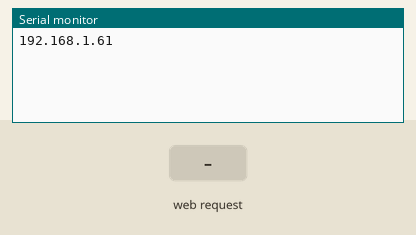
Recording of a sketch running on a simulated Arduino Uno, built with avr-gcc and run on an emulated ATmega328P. On the bench: the last lines printed to the serial monitor. Inputs (shaded band) come from the test bench. WiFi joins after 1.5 s; servers stay silent unless stated.

Above: at 1.2 s.
1.3 s: HTTP request GET /up received
At 2.5 s:
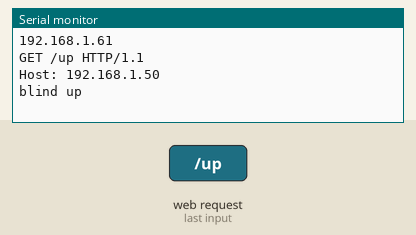
2.8 s: HTTP request GET /down received
At 4.1 s:
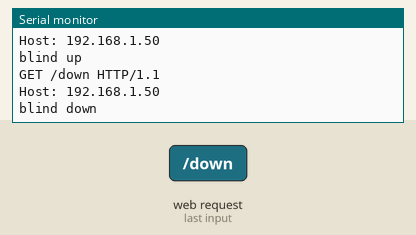

The sketch:

blindsServer.ino
```cpp
#include <SPI.h>
#include <Ethernet.h>

byte mac[] = { 0x90,0xA2,0xDA,0x0F,0x17,0x0E  }; //physical mac address
IPAddress ip(192,168,1,61); // ip in lan
//IPAddress gateway(192,168,1,1); // internet access via router
//IPAddress subnet(255,255,255,0); //subnet mask
EthernetServer server(80); //server port


void setup(){

  //pinMode(4, OUTPUT); //pin selected to control
  Ethernet.begin(mac, ip);
  server.begin();
  Serial.begin(9600);
   Serial.println(Ethernet.localIP());

}
//
void loop(){
  // check for serial input

  EthernetClient client = server.available();
  if (client) {
    while (client.connected()) {
      if (client.available()) {
        char c;
        String test=String("");
        while(1)
        {
          c = client.read();
          if(c==-1)
          {
            break;
          }
          else
          {
            test+=c;
          }
         // Serial.print(c);

        }

        Serial.print(test);

          if(test.indexOf("up") >0)//checks for on
          {
            Serial.println("blind up");
            server.println("blind up");// U CAN EVEN SEND A VARIALBLE OR ANY DATA ACCORDING TO THE REQUEST
          }
          if(test.indexOf("down") >0)//checks for off
          {
            Serial.println("blind down");
            server.println("blind down");
          }
          //clearing string for next read
          test="";
          delay(1);
          //stopping client
         client.stop();

        }
      }

    }
  }
```

Measured:
- after the input at 1.3 s, the serial monitor: prints a new line at once (image 1)
- after the input at 2.8 s, the serial monitor: prints a new line at once (image 2)
